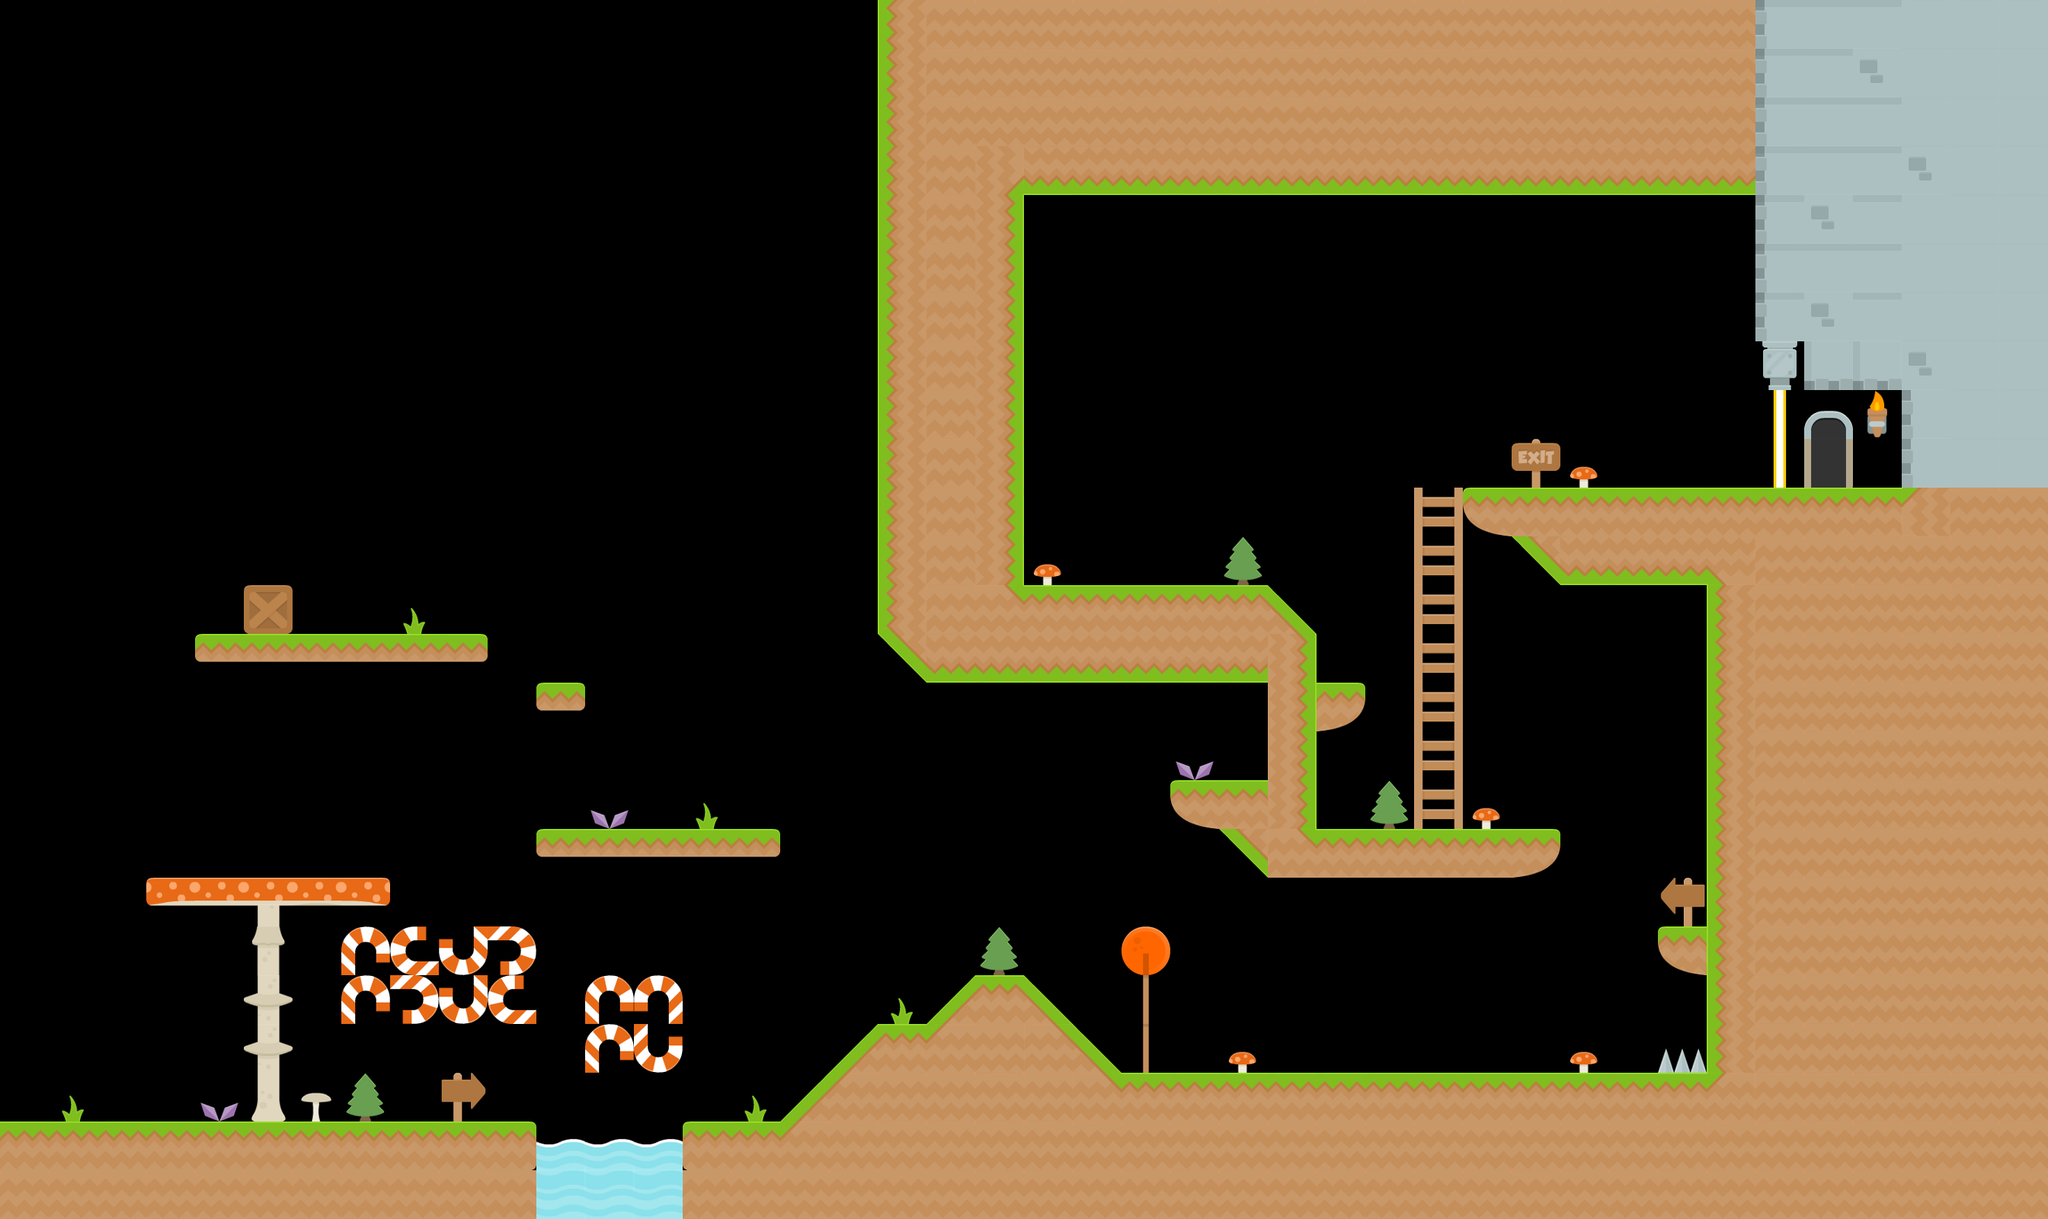

A level layout from a 2D game, rendered from its tile map. Below: a short description, then the map file with its tile-grid data intact:
An orthogonal 42x25 tile map with 64x64 px tiles, 2 tile layers (deco, ground) and 9 objects (box, sword, switch, key).

<map version="1.4" tiledversion="1.4.1" orientation="orthogonal" renderorder="left-up" width="42" height="25" tilewidth="64" tileheight="64" infinite="0" nextlayerid="5" nextobjectid="11">
 <editorsettings>
  <export target="arena_64.lua" format="lua" />
 </editorsettings>
 <tileset firstgid="1" name="arena_64" tilewidth="64" tileheight="64" tilecount="676" columns="26">
  <image source="res/arena_64.png" width="1664" height="1664" />
 </tileset>
 <layer id="4" name="deco" width="42" height="25">
  <data encoding="csv">
0,0,0,0,0,0,0,0,0,0,0,0,0,0,0,0,0,0,0,0,0,0,0,0,0,0,0,0,0,0,0,0,0,0,0,0,0,0,0,0,0,0,
0,0,0,0,0,0,0,0,0,0,0,0,0,0,0,0,0,0,0,0,0,0,0,0,0,0,0,0,0,0,0,0,0,0,0,0,0,0,0,0,0,0,
0,0,0,0,0,0,0,0,0,0,0,0,0,0,0,0,0,0,0,0,0,0,0,0,0,0,0,0,0,0,0,0,0,0,0,0,0,0,0,0,0,0,
0,0,0,0,0,0,0,0,0,0,0,0,0,0,0,0,0,0,0,0,0,0,0,0,0,0,0,0,0,0,0,0,0,0,0,0,0,0,0,0,0,0,
0,0,0,0,0,0,0,0,0,0,0,0,0,0,0,0,0,0,0,0,0,0,0,0,0,0,0,0,0,0,0,0,0,0,0,0,0,0,0,0,0,0,
0,0,0,0,0,0,0,0,0,0,0,0,0,0,0,0,0,0,0,0,0,0,0,0,0,0,0,0,0,0,0,0,0,0,0,0,0,0,0,0,0,0,
0,0,0,0,0,0,0,0,0,0,0,0,0,0,0,0,0,0,0,0,0,0,0,0,0,0,0,0,0,0,0,0,0,0,0,0,424,0,0,0,0,0,
0,0,0,0,0,0,0,0,0,0,0,0,0,0,0,0,0,0,0,0,0,0,0,0,0,0,0,0,0,0,0,0,0,0,0,0,0,0,0,0,0,0,
0,0,0,0,0,0,0,0,0,0,0,0,0,0,0,0,0,0,0,0,0,0,0,0,0,0,0,0,0,0,0,0,0,0,0,0,0,0,553,0,0,0,
0,0,0,0,0,0,0,0,0,0,0,0,0,0,0,0,0,0,0,0,0,0,0,0,0,0,0,0,0,0,0,462,551,0,0,0,0,0,0,0,0,0,
0,0,0,0,0,0,0,0,0,0,0,0,0,0,0,0,0,0,0,0,0,0,0,0,0,0,0,0,0,292,0,0,0,0,0,0,0,0,0,0,0,0,
0,0,0,0,0,0,0,0,0,0,0,0,0,0,0,0,0,0,0,0,0,551,0,0,0,369,0,0,0,292,0,0,0,0,0,0,0,0,0,0,0,0,
0,0,0,0,0,15,0,0,371,0,0,0,0,0,0,0,0,0,0,0,0,0,0,0,0,0,0,0,0,292,0,0,0,0,0,0,0,0,0,0,0,0,
0,0,0,0,0,0,0,0,0,0,0,0,0,0,0,0,0,0,0,0,0,0,0,0,0,0,0,0,0,292,0,0,0,0,0,0,0,0,0,0,0,0,
0,0,0,0,0,0,0,0,0,0,0,0,0,0,0,0,0,0,0,0,0,0,0,0,0,0,0,0,0,292,0,0,0,0,0,0,0,0,0,0,0,0,
0,0,0,0,0,0,0,0,0,0,0,0,0,0,0,0,0,0,0,0,0,0,0,0,373,0,0,0,0,292,0,0,0,0,0,0,0,0,0,0,0,0,
0,0,0,0,0,0,0,0,0,0,0,0,373,0,371,0,0,0,0,0,0,0,0,0,0,0,0,0,369,292,551,0,0,0,0,0,0,0,0,0,0,0,
0,0,0,0,0,0,0,0,0,0,0,0,0,0,0,0,0,0,0,0,0,0,0,0,0,0,0,0,0,0,0,0,0,0,0,0,0,0,0,0,0,0,
0,0,0,0,0,509,0,0,0,0,0,0,0,0,0,0,0,0,0,0,0,0,0,0,0,0,0,0,0,0,0,0,0,0,466,0,0,0,0,0,0,0,
0,0,0,0,0,507,0,80,1610612816,3221225552,2684354640,0,0,0,0,0,0,0,0,0,369,0,0,340,0,0,0,0,0,0,0,0,0,0,0,0,0,0,0,0,0,0,
0,0,0,0,0,508,0,80,2684354640,3221225552,1610612816,0,80,2147483728,0,0,0,0,371,0,0,0,0,336,0,0,0,0,0,0,0,0,0,0,0,0,0,0,0,0,0,0,
0,0,0,0,0,508,0,0,0,0,0,0,80,1073741904,0,0,0,0,0,0,0,0,0,336,0,551,0,0,0,0,0,0,551,0,493,0,0,0,0,0,0,0,
0,371,0,0,373,505,547,369,0,467,0,0,0,0,0,371,0,0,0,0,0,0,0,0,0,0,0,0,0,0,0,0,0,0,0,0,0,0,0,0,0,0,
0,0,0,0,0,0,0,0,0,0,0,0,0,0,0,0,0,0,0,0,0,0,0,0,0,0,0,0,0,0,0,0,0,0,0,0,0,0,0,0,0,0,
0,0,0,0,0,0,0,0,0,0,0,0,0,0,0,0,0,0,0,0,0,0,0,0,0,0,0,0,0,0,0,0,0,0,0,0,0,0,0,0,0,0
</data>
 </layer>
 <layer id="1" name="ground" width="42" height="25">
  <properties>
   <property name="collider" type="bool" value="true" />
  </properties>
  <data encoding="csv">
0,0,0,0,0,0,0,0,0,0,0,0,0,0,0,0,0,0,1610612956,205,205,205,205,205,205,205,205,205,205,205,205,205,205,205,205,205,267,268,268,259,259,259,
0,0,0,0,0,0,0,0,0,0,0,0,0,0,0,0,0,0,1610612956,205,205,205,205,205,205,205,205,205,205,205,205,205,205,205,205,205,267,268,260,259,259,259,
0,0,0,0,0,0,0,0,0,0,0,0,0,0,0,0,0,0,1610612956,205,205,205,205,205,205,205,205,205,205,205,205,205,205,205,205,205,267,268,268,259,259,259,
0,0,0,0,0,0,0,0,0,0,0,0,0,0,0,0,0,0,1610612956,205,3758096600,1073742044,1073742044,1073742044,1073742044,1073742044,1073742044,1073742044,1073742044,1073742044,1073742044,1073742044,1073742044,1073742044,1073742044,1073742044,267,268,268,260,259,259,
0,0,0,0,0,0,0,0,0,0,0,0,0,0,0,0,0,0,1610612956,205,2684354780,0,0,0,0,0,0,0,0,0,0,0,0,0,0,0,267,260,268,259,259,259,
0,0,0,0,0,0,0,0,0,0,0,0,0,0,0,0,0,0,1610612956,205,2684354780,0,0,0,0,0,0,0,0,0,0,0,0,0,0,0,267,268,268,259,259,259,
0,0,0,0,0,0,0,0,0,0,0,0,0,0,0,0,0,0,1610612956,205,2684354780,0,0,0,0,0,0,0,0,0,0,0,0,0,0,0,267,260,268,259,259,259,
0,0,0,0,0,0,0,0,0,0,0,0,0,0,0,0,0,0,1610612956,205,2684354780,0,0,0,0,0,0,0,0,0,0,0,0,0,0,0,297,1610613003,1610613003,260,259,259,
0,0,0,0,0,0,0,0,0,0,0,0,0,0,0,0,0,0,1610612956,205,2684354780,0,0,0,0,0,0,0,0,0,0,0,0,0,0,0,323,173,0,265,259,259,
0,0,0,0,0,0,0,0,0,0,0,0,0,0,0,0,0,0,1610612956,205,2684354780,0,0,0,0,0,0,0,0,0,0,0,0,0,0,0,323,177,0,265,259,259,
0,0,0,0,0,0,0,0,0,0,0,0,0,0,0,0,0,0,1610612956,205,2684354780,0,0,0,0,0,0,0,0,0,2147483857,220,220,220,220,220,220,220,220,1610612954,205,205,
0,0,0,0,0,0,0,0,0,0,0,0,0,0,0,0,0,0,1610612956,205,2684354780,0,0,0,0,0,0,0,0,0,0,1610612951,1073742044,1073742044,3221225692,3221225690,205,205,205,205,205,205,
0,0,0,0,0,0,0,0,0,0,0,0,0,0,0,0,0,0,1610612956,205,2147483864,220,220,220,220,220,217,0,0,0,0,0,0,0,0,1610612956,205,205,205,205,205,205,
0,0,0,0,212,213,213,213,213,214,0,0,0,0,0,0,0,0,1610612951,1073742044,1073742044,1073742044,1073742044,1073742044,1073742044,1073742044,2684354780,0,0,0,0,0,0,0,0,1610612956,205,205,205,205,205,205,
0,0,0,0,0,0,0,0,0,0,0,211,0,0,0,0,0,0,0,0,0,0,0,0,0,0,2684354780,209,0,0,0,0,0,0,0,1610612956,205,205,205,205,205,205,
0,0,0,0,0,0,0,0,0,0,0,0,0,0,0,0,0,0,0,0,0,0,0,0,0,0,2684354780,0,0,0,0,0,0,0,0,1610612956,205,205,205,205,205,205,
0,0,0,0,0,0,0,0,0,0,0,0,0,0,0,0,0,0,0,0,0,0,0,0,2147483857,220,2684354780,0,0,0,0,0,0,0,0,1610612956,205,205,205,205,205,205,
0,0,0,0,0,0,0,0,0,0,0,212,213,213,213,214,0,0,0,0,0,0,0,0,0,1610612951,218,220,220,220,220,209,0,0,0,1610612956,205,205,205,205,205,205,
0,0,0,442,443,443,444,445,0,0,0,0,0,0,0,0,0,0,0,0,0,0,0,0,0,0,0,0,0,0,0,0,0,0,0,1610612956,205,205,205,205,205,205,
0,0,0,0,0,0,0,0,0,0,0,0,0,0,0,0,0,0,0,0,0,0,0,0,0,0,0,0,0,0,0,0,0,0,2147483857,1610612956,205,205,205,205,205,205,
0,0,0,0,0,0,0,0,0,0,0,0,0,0,0,0,0,0,0,215,220,217,0,0,0,0,0,0,0,0,0,0,0,0,0,1610612956,205,205,205,205,205,205,
0,0,0,0,0,0,0,0,0,0,0,0,0,0,0,0,0,215,220,216,205,218,217,0,0,0,0,0,0,0,0,0,0,0,0,1610612956,205,205,205,205,205,205,
0,0,0,0,0,0,0,0,0,0,0,0,0,0,0,0,215,216,205,205,205,205,218,220,220,220,220,220,220,220,220,220,220,220,220,2147483866,205,205,205,205,205,205,
220,220,220,220,220,220,220,220,220,220,221,329,329,329,2147483869,220,216,205,205,205,205,205,205,205,205,205,205,205,205,205,205,205,205,205,205,205,205,205,205,205,205,205,
205,205,205,205,205,205,205,205,205,205,205,327,327,327,205,205,205,205,205,205,205,205,205,205,205,205,205,205,205,205,205,205,205,205,205,205,205,205,205,205,205,205
</data>
 </layer>
 <objectgroup id="3" name="objects">
  <object id="1" name="box" gid="330" x="1792" y="1280" width="64" height="64" />
  <object id="4" name="sword" gid="544" x="1792" y="1280" width="64" height="64" />
  <object id="2" name="switch" gid="317" x="1472" y="768" width="64" height="64" />
  <object id="3" name="key" gid="288" x="1600" y="1024" width="64" height="64" />
  <object id="5" template="templates/player.tx" x="128" y="1472" />
  <object id="7" template="templates/skull.tx" x="448" y="832" />
  <object id="8" template="templates/skull.tx" x="320" y="1152" />
  <object id="9" template="templates/skull.tx" x="2112" y="640" />
  <object id="10" template="templates/skull.tx" x="1920" y="1408" />
 </objectgroup>
</map>